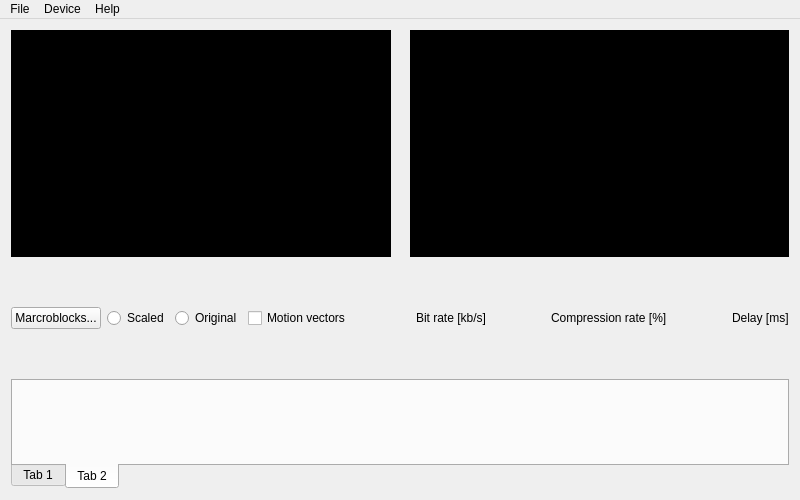
<?xml version="1.0" encoding="UTF-8"?>
<ui version="4.0">
 <class>MainWindow</class>
 <widget class="QMainWindow" name="MainWindow">
  <property name="enabled">
   <bool>true</bool>
  </property>
  <property name="geometry">
   <rect>
    <x>0</x>
    <y>0</y>
    <width>800</width>
    <height>500</height>
   </rect>
  </property>
  <property name="windowTitle">
   <string>CodecPreview</string>
  </property>
  <widget class="QWidget" name="centralWidget">
   <property name="sizePolicy">
    <sizepolicy hsizetype="Preferred" vsizetype="Preferred">
     <horstretch>0</horstretch>
     <verstretch>0</verstretch>
    </sizepolicy>
   </property>
   <layout class="QVBoxLayout" name="verticalLayout_3">
    <item>
     <layout class="QVBoxLayout" name="verticalLayout_2" stretch="0,0">
      <item>
       <layout class="QHBoxLayout" name="horizontalLayout">
        <item>
         <widget class="QLabel" name="rawVideo">
          <property name="sizePolicy">
           <sizepolicy hsizetype="Preferred" vsizetype="Preferred">
            <horstretch>0</horstretch>
            <verstretch>0</verstretch>
           </sizepolicy>
          </property>
          <property name="minimumSize">
           <size>
            <width>100</width>
            <height>100</height>
           </size>
          </property>
          <property name="maximumSize">
           <size>
            <width>16777215</width>
            <height>16777215</height>
           </size>
          </property>
          <property name="baseSize">
           <size>
            <width>0</width>
            <height>0</height>
           </size>
          </property>
          <property name="styleSheet">
           <string notr="true">Background-color: #000;</string>
          </property>
          <property name="text">
           <string>TextLabel</string>
          </property>
          <property name="scaledContents">
           <bool>false</bool>
          </property>
          <property name="alignment">
           <set>Qt::AlignCenter</set>
          </property>
         </widget>
        </item>
        <item>
         <spacer name="horizontalSpacer_2">
          <property name="orientation">
           <enum>Qt::Horizontal</enum>
          </property>
          <property name="sizeType">
           <enum>QSizePolicy::Minimum</enum>
          </property>
          <property name="sizeHint" stdset="0">
           <size>
            <width>13</width>
            <height>13</height>
           </size>
          </property>
         </spacer>
        </item>
        <item>
         <widget class="QLabel" name="encodedVideo">
          <property name="sizePolicy">
           <sizepolicy hsizetype="Preferred" vsizetype="Preferred">
            <horstretch>0</horstretch>
            <verstretch>0</verstretch>
           </sizepolicy>
          </property>
          <property name="minimumSize">
           <size>
            <width>100</width>
            <height>100</height>
           </size>
          </property>
          <property name="maximumSize">
           <size>
            <width>16777215</width>
            <height>16777215</height>
           </size>
          </property>
          <property name="baseSize">
           <size>
            <width>0</width>
            <height>0</height>
           </size>
          </property>
          <property name="styleSheet">
           <string notr="true">Background-color: #000;</string>
          </property>
          <property name="text">
           <string>TextLabel</string>
          </property>
          <property name="scaledContents">
           <bool>false</bool>
          </property>
          <property name="alignment">
           <set>Qt::AlignCenter</set>
          </property>
         </widget>
        </item>
       </layout>
      </item>
      <item>
       <layout class="QVBoxLayout" name="verticalLayout" stretch="0,0">
        <item>
         <layout class="QHBoxLayout" name="horizontalLayout_2">
          <property name="sizeConstraint">
           <enum>QLayout::SetDefaultConstraint</enum>
          </property>
          <property name="bottomMargin">
           <number>0</number>
          </property>
          <item>
           <widget class="QPushButton" name="macroBlocksButton">
            <property name="text">
             <string>Marcroblocks...</string>
            </property>
           </widget>
          </item>
          <item>
           <widget class="QRadioButton" name="radioButton">
            <property name="text">
             <string>Scaled</string>
            </property>
           </widget>
          </item>
          <item>
           <widget class="QRadioButton" name="radioButton_2">
            <property name="sizePolicy">
             <sizepolicy hsizetype="Minimum" vsizetype="Maximum">
              <horstretch>0</horstretch>
              <verstretch>0</verstretch>
             </sizepolicy>
            </property>
            <property name="text">
             <string>Original</string>
            </property>
           </widget>
          </item>
          <item>
           <widget class="QCheckBox" name="checkBox">
            <property name="text">
             <string>Motion vectors</string>
            </property>
           </widget>
          </item>
          <item>
           <widget class="QWidget" name="widget_3" native="true">
            <property name="sizePolicy">
             <sizepolicy hsizetype="Minimum" vsizetype="Maximum">
              <horstretch>0</horstretch>
              <verstretch>0</verstretch>
             </sizepolicy>
            </property>
           </widget>
          </item>
          <item>
           <widget class="QLabel" name="label">
            <property name="sizePolicy">
             <sizepolicy hsizetype="Preferred" vsizetype="Maximum">
              <horstretch>0</horstretch>
              <verstretch>0</verstretch>
             </sizepolicy>
            </property>
            <property name="text">
             <string>Bit rate [kb/s]</string>
            </property>
           </widget>
          </item>
          <item>
           <widget class="QWidget" name="widget_4" native="true">
            <property name="sizePolicy">
             <sizepolicy hsizetype="Preferred" vsizetype="Maximum">
              <horstretch>0</horstretch>
              <verstretch>0</verstretch>
             </sizepolicy>
            </property>
           </widget>
          </item>
          <item>
           <widget class="QLabel" name="label_2">
            <property name="sizePolicy">
             <sizepolicy hsizetype="Preferred" vsizetype="Maximum">
              <horstretch>0</horstretch>
              <verstretch>0</verstretch>
             </sizepolicy>
            </property>
            <property name="text">
             <string>Compression rate [%]</string>
            </property>
           </widget>
          </item>
          <item>
           <widget class="QWidget" name="widget_5" native="true"/>
          </item>
          <item>
           <widget class="QLabel" name="label_3">
            <property name="text">
             <string>Delay [ms]</string>
            </property>
           </widget>
          </item>
         </layout>
        </item>
        <item>
         <widget class="QTabWidget" name="tabWidget">
          <property name="sizePolicy">
           <sizepolicy hsizetype="Minimum" vsizetype="Minimum">
            <horstretch>0</horstretch>
            <verstretch>0</verstretch>
           </sizepolicy>
          </property>
          <property name="minimumSize">
           <size>
            <width>0</width>
            <height>0</height>
           </size>
          </property>
          <property name="baseSize">
           <size>
            <width>0</width>
            <height>0</height>
           </size>
          </property>
          <property name="tabPosition">
           <enum>QTabWidget::South</enum>
          </property>
          <property name="currentIndex">
           <number>1</number>
          </property>
          <widget class="QWidget" name="tab">
           <attribute name="title">
            <string>Tab 1</string>
           </attribute>
          </widget>
          <widget class="QWidget" name="tab_2">
           <attribute name="title">
            <string>Tab 2</string>
           </attribute>
          </widget>
         </widget>
        </item>
       </layout>
      </item>
     </layout>
    </item>
   </layout>
  </widget>
  <widget class="QMenuBar" name="menuBar">
   <property name="geometry">
    <rect>
     <x>0</x>
     <y>0</y>
     <width>800</width>
     <height>19</height>
    </rect>
   </property>
   <widget class="QMenu" name="menuWhat_is_this">
    <property name="title">
     <string>File</string>
    </property>
    <addaction name="actionOpen"/>
    <addaction name="actionCamera"/>
    <addaction name="actionSettings"/>
    <addaction name="separator"/>
    <addaction name="actionExit"/>
   </widget>
   <widget class="QMenu" name="menuDevice">
    <property name="title">
     <string>Device</string>
    </property>
    <addaction name="actionCamera1"/>
    <addaction name="actionCamera2"/>
   </widget>
   <widget class="QMenu" name="menuHelp">
    <property name="title">
     <string>Help</string>
    </property>
    <addaction name="actionAbout"/>
    <addaction name="actionLicense"/>
   </widget>
   <addaction name="menuWhat_is_this"/>
   <addaction name="menuDevice"/>
   <addaction name="menuHelp"/>
  </widget>
  <action name="actionOpen">
   <property name="text">
    <string>Open from file...</string>
   </property>
  </action>
  <action name="actionSettings">
   <property name="text">
    <string>Settings...</string>
   </property>
  </action>
  <action name="actionExit">
   <property name="text">
    <string>Exit</string>
   </property>
  </action>
  <action name="actionCamera1">
   <property name="text">
    <string>Camera1</string>
   </property>
  </action>
  <action name="actionCamera2">
   <property name="text">
    <string>Camera2</string>
   </property>
  </action>
  <action name="actionAbout">
   <property name="text">
    <string>About...</string>
   </property>
  </action>
  <action name="actionLicense">
   <property name="text">
    <string>License...</string>
   </property>
  </action>
  <action name="actionCamera">
   <property name="text">
    <string>Open from camera</string>
   </property>
  </action>
 </widget>
 <layoutdefault spacing="6" margin="11"/>
 <resources/>
 <connections/>
</ui>
